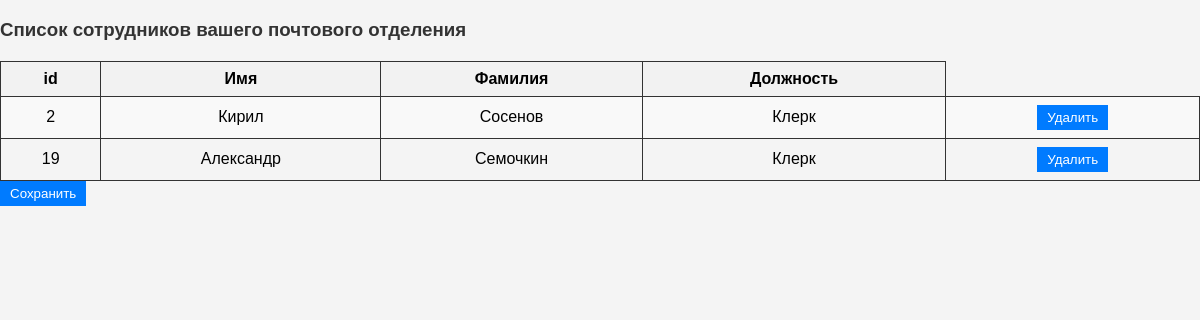
The page /web_worker/del_worker.php (signed in) on the database its author committed.
### tables this page shows
CREATE TABLE `worker` (
  `idWorker` int NOT NULL,
  `name` varchar(45) NOT NULL,
  `suname` varchar(45) NOT NULL,
  `post` int NOT NULL,
  `post_office_work` int NOT NULL,
  `password` varchar(45) NOT NULL,
  `login` varchar(45) NOT NULL
);

### web_worker/del_worker.php (the view, shortened to what this page needs)
<!DOCTYPE html>
<html>
<head>
    <link rel="stylesheet" href="styles_del_worker.css" />
</head>
<body>
    <?php
    include("bd.php");
    $lock_result = mysqli_query($dblink, "LOCK TABLES worker WRITE, way WRITE, type_post WRITE, post_office WRITE, reviews WRITE;");
    if ($lock_result) {
        $idWorker = $_SESSION['idWorker'];
        $SQLstring = "SELECT post_office_work FROM worker WHERE idWorker = '$idWorker'";
        $result = mysqli_query($dblink, $SQLstring);
        if ($result) {
            $row = mysqli_fetch_assoc($result);
            $post_office_work = (int) $row['post_office_work'];
        } else {
            echo "Ошибка выполнения запроса: " . mysqli_error($dblink);
        }
        $SQLstring = "SELECT idWorker, name, suname, post FROM worker WHERE post_office_work='$post_office_work' && post != 3";
        $resultX = mysqli_query($dblink, $SQLstring);
        if ($resultX->num_rows > 0) {
            echo "<h3>Список сотрудников вашего почтового отделения</h3>";
            echo "<table>";
            echo "<tr><th>id</th><th>Имя</th><th>Фамилия</th><th>Должность</th></tr>";
            while ($rowX = $resultX->fetch_assoc()) {
                $idpost = $rowX['post'];
                if ($idpost == 1)
                    $post = 'Стажер';
                else if ($idpost == 2)
                    $post = 'Клерк';
                else
                    $post = 'БОСС';
                echo "<tr id='Worker_" . $rowX['idWorker'] . "'>";
                echo "<td>" . $rowX['idWorker'] . "</td>";
                echo "<td>" . $rowX['name'] . "</td>";
                echo "<td>" . $rowX['suname'] . "</td>";
                echo "<td>" . $post . "</td>";
                echo '<td><button onclick="DEL(' . $rowX['idWorker'] . ')">Удалить</button></td>';
                echo "</tr>";
            }
            echo "</table>";
            echo '<button onclick="SAVE()">Сохранить</button>';
        } else {
            echo "В данном почтовом отделении нет сотрудников!";
        }
    }
    ?>
</body>
</html>

### web_worker/styles_del_worker.css (style rules this page uses)
body { font-family: Arial, sans-serif; background-color: #f4f4f4; margin: 0; padding: 0; }
h3 { color: #333; }
table { width: 100%; border-collapse: collapse; margin-top: 20px; }
th, td { border: 1px solid #333; padding: 8px; text-align: center; }
th { background-color: #f2f2f2; }
tr:nth-child(even) { background-color: #f9f9f9; }
button { padding: 5px 10px; background-color: #007bff; color: white; border: none; cursor: pointer; }

### rows shown on the page
worker: idWorker "2", name "Кирил", suname "Сосенов", post "Клерк"
worker: idWorker "19", name "Александр", suname "Семочкин", post "Клерк"
